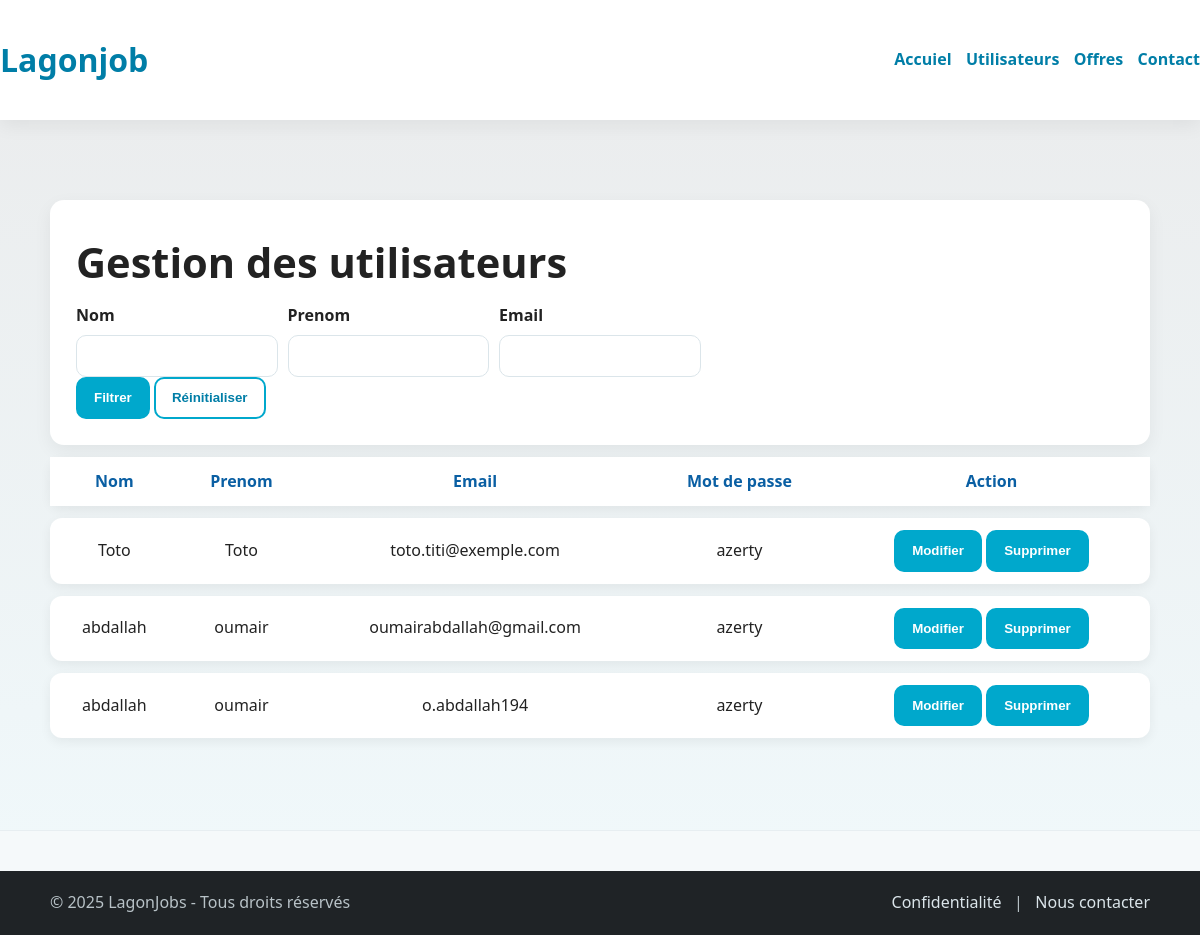
/Back_office/utilisateur.php, run on an earlier commit of the app's database.
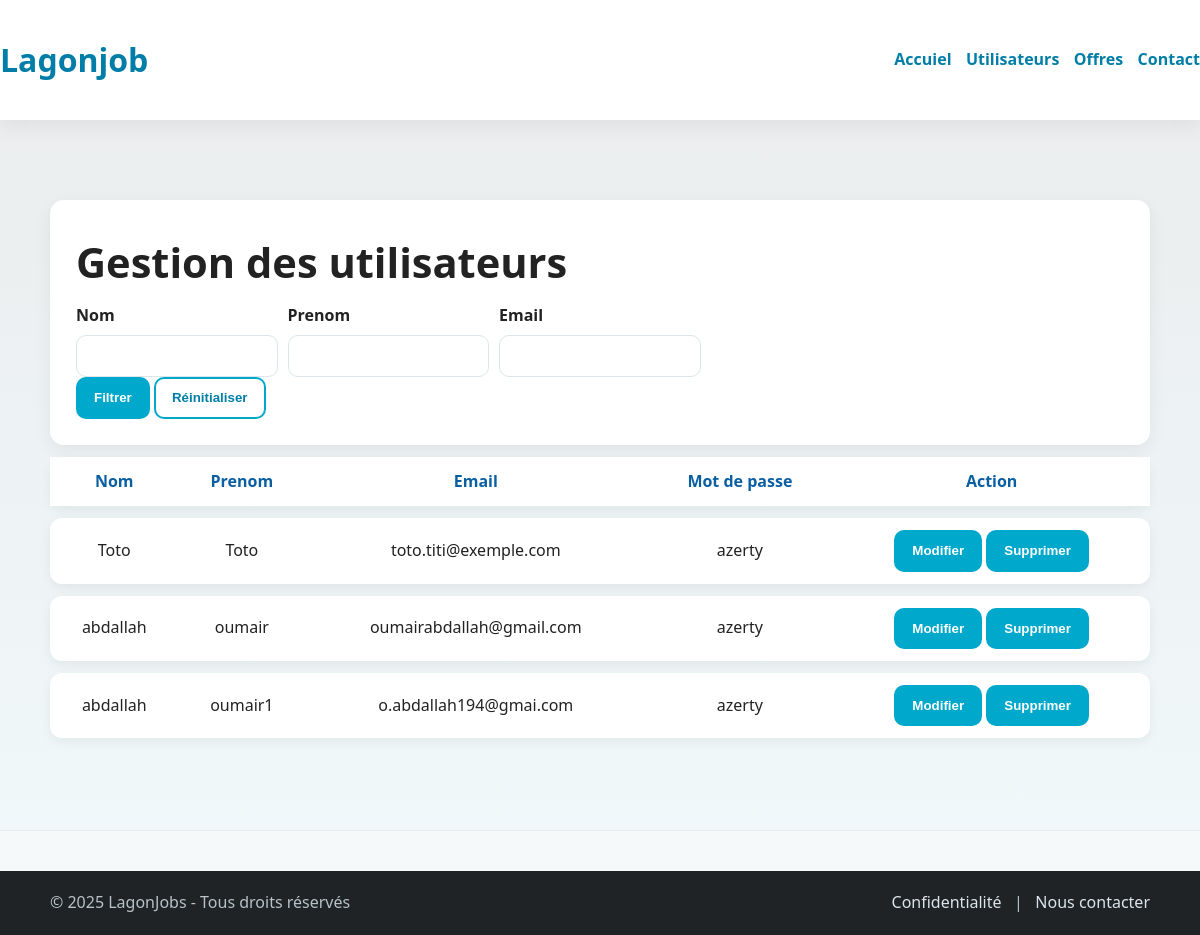
And on a later commit of the database.
### tables this page shows
CREATE TABLE `user` (
  `Id` int(11) NOT NULL,
  `Nom` varchar(128) NOT NULL,
  `Prenom` varchar(128) NOT NULL,
  `Email` varchar(256) NOT NULL,
  `Password` varchar(64) NOT NULL
);

### Frontoffice/fonctions.php (called while the page is built, shortened)
<?php
require_once(__DIR__ . '/connexionBDD.php');
$selectUser='SELECT * FROM user';
$selection_User=$mysqlClient->prepare($selectUser);
$selection_User->execute();
$listeUser=$selection_User->fetchAll();
?>

### Back_office/utilisateur.php (the view, shortened to what this page needs)
<?php
require_once(__DIR__ . '/../Frontoffice/fonctions.php');
?>
<!DOCTYPE html>
<html lang="en">
<head>
    <link rel="stylesheet" href="../Frontoffice/style.css">
</head>
<body>
    <header class="site-header header-inner">
        <h1><a href="index.php">Lagonjob</a></h1>
        <nav class="nav">
            <a href="index.php">Accuiel</a>
            <a href="utilisateur.php">Utilisateurs</a>
            <a href="offre.php">Offres</a>
            <a href="contact.php">Contact</a>
        </nav>
    </header>
    <main class="hero">
        <div class="container">
            <div class="">
                <form class="form" action="" method="post">
                    <h1>Gestion des utilisateurs</h1>
                        <div class="filter-bar">
                            <div>
                                <label for="ajouter">Nom</label>
                                <input name="nom">
                            </div>
                            <div>
                                <label for="status">Prenom</label>
                                <input name="prenom">
                            </div>
                            <div>
                                <label for="categorie">Email</label>
                                <input name="email">
                            </div>
                        </div>
                        <div>
                            <button type="submit" class="btn">Filtrer</button>
                            <button type="button" class="btn btn-outline" onclick="window.location.href='offre.php'">Réinitialiser</button>
                        </div>
                </form>
            </div>
            <div>
                <table class="table-offres">
                    <tr class="">
                        <th>Nom</th>
                        <th>Prenom</th>
                        <th>Email</th>
                        <th>Mot de passe</th>
                        <th>Action</th>
                    </tr>
                        <?php for ($i=0; $i < count($listeUser) ; $i++) { ?>
                            <tr>
                                <td>
                                    <?php echo $listeUser[$i]['Nom'] ?>
                                </td>
                                <td>
                                <?php echo $listeUser[$i]['Prenom'] ?>
                                </td>
                                <td>
                                    <?php echo $listeUser[$i]['Email'] ?>
                                </td>
                                <td>
                                    <?php echo $listeUser[$i]['Password'] ?>
                                </td>
                                <td>
                                    <form action="modification_user.php" method="post">
                                        <button type="submit" class="btn">Modifier</button>
                                    </form>
                                    <form action="suppression_user.php" method="post">
                                        <button type="submit" class="btn">Supprimer</button>
                                    </form>
                                </td>
                            </tr>
                        <?php } ?>
                </table>
            </div>
        </div>
    </main>
</body>
<footer class="site-footer">
    <div class="container footer-inner">
        <div>
        © 2025 LagonJobs - Tous droits réservés
        </div>
        <div>
        <a href="">Confidentialité</a> &nbsp; | &nbsp;
        <a href="contact.php">Nous contacter</a>
        </div>
    </div>
</footer>
</html>

What changed in the data, as far as the page shows it:
changed user: Prenom "oumair" → "oumair1"; Email "o.abdallah194" → "o.abdallah194@gmai.com"
